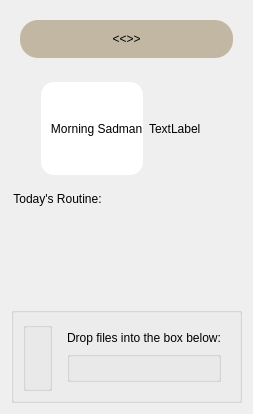
         <widget class="QWidget" name="home_page">
          <layout class="QVBoxLayout" name="verticalLayout_17">
           <item>
            <widget class="QFrame" name="frame">
             <property name="sizePolicy">
              <sizepolicy hsizetype="Preferred" vsizetype="Fixed">
               <horstretch>0</horstretch>
               <verstretch>0</verstretch>
              </sizepolicy>
             </property>
             <property name="minimumSize">
              <size>
               <width>0</width>
               <height>56</height>
              </size>
             </property>
             <property name="styleSheet">
              <string notr="true">border:0px;</string>
             </property>
             <property name="frameShape">
              <enum>QFrame::StyledPanel</enum>
             </property>
             <property name="frameShadow">
              <enum>QFrame::Raised</enum>
             </property>
             <layout class="QVBoxLayout" name="verticalLayout_2">
              <item>
               <widget class="QLabel" name="HomepageTitlebar">
                <property name="styleSheet">
                 <string notr="true">font: 20pt &quot;Segoe UI&quot;;
color:black;
background:rgb(193, 183, 163);
border-radius:18px;</string>
                </property>
                <property name="text">
                 <string>&lt;&lt;&lt;Home&gt;&gt;&gt;</string>
                </property>
                <property name="alignment">
                 <set>Qt::AlignCenter</set>
                </property>
               </widget>
              </item>
             </layout>
            </widget>
           </item>
           <item>
            <widget class="QFrame" name="frame_7">
             <property name="sizePolicy">
              <sizepolicy hsizetype="Preferred" vsizetype="Fixed">
               <horstretch>0</horstretch>
               <verstretch>0</verstretch>
              </sizepolicy>
             </property>
             <property name="minimumSize">
              <size>
               <width>0</width>
               <height>111</height>
              </size>
             </property>
             <property name="styleSheet">
              <string notr="true">border:0px;</string>
             </property>
             <property name="frameShape">
              <enum>QFrame::StyledPanel</enum>
             </property>
             <property name="frameShadow">
              <enum>QFrame::Raised</enum>
             </property>
             <layout class="QHBoxLayout" name="horizontalLayout" stretch="2,6">
              <property name="leftMargin">
               <number>30</number>
              </property>
              <property name="rightMargin">
               <number>30</number>
              </property>
              <item>
               <widget class="QLabel" name="welcome">
                <property name="sizePolicy">
                 <sizepolicy hsizetype="Preferred" vsizetype="Preferred">
                  <horstretch>50</horstretch>
                  <verstretch>0</verstretch>
                 </sizepolicy>
                </property>
                <property name="minimumSize">
                 <size>
                  <width>0</width>
                  <height>0</height>
                 </size>
                </property>
                <property name="styleSheet">
                 <string notr="true">font: 20pt &quot;Segoe UI&quot;;
color:black;
background:rgb(255, 255, 255);
border-radius:13px;</string>
                </property>
                <property name="text">
                 <string>   Morning Sadman</string>
                </property>
                <property name="alignment">
                 <set>Qt::AlignLeading|Qt::AlignLeft|Qt::AlignVCenter</set>
                </property>
               </widget>
              </item>
              <item>
               <widget class="QLabel" name="label">
                <property name="text">
                 <string>TextLabel</string>
                </property>
               </widget>
              </item>
             </layout>
            </widget>
           </item>
           <item>
            <widget class="QGroupBox" name="miniRoutineBox">
             <property name="sizePolicy">
              <sizepolicy hsizetype="Preferred" vsizetype="Fixed">
               <horstretch>0</horstretch>
               <verstretch>0</verstretch>
              </sizepolicy>
             </property>
             <property name="minimumSize">
              <size>
               <width>0</width>
               <height>111</height>
              </size>
             </property>
             <property name="styleSheet">
              <string notr="true">border:0px;</string>
             </property>
             <property name="title">
              <string>Today's Routine:</string>
             </property>
             <layout class="QHBoxLayout" name="horizontalLayout_3">
              <property name="leftMargin">
               <number>0</number>
              </property>
              <property name="topMargin">
               <number>20</number>
              </property>
              <property name="rightMargin">
               <number>0</number>
              </property>
             </layout>
            </widget>
           </item>
           <item>
            <widget class="QGroupBox" name="groupBox_2">
             <property name="sizePolicy">
              <sizepolicy hsizetype="Preferred" vsizetype="Preferred">
               <horstretch>0</horstretch>
               <verstretch>0</verstretch>
              </sizepolicy>
             </property>
             <property name="minimumSize">
              <size>
               <width>0</width>
               <height>0</height>
              </size>
             </property>
             <property name="title">
              <string/>
             </property>
             <layout class="QHBoxLayout" name="horizontalLayout_5" stretch="6,2">
              <item>
               <widget class="QGroupBox" name="groupBox_7">
                <property name="title">
                 <string/>
                </property>
               </widget>
              </item>
              <item>
               <widget class="QWidget" name="widget" native="true">
                <layout class="QVBoxLayout" name="verticalLayout_8" stretch="2,3">
                 <item>
                  <widget class="QLabel" name="label_8">
                   <property name="text">
                    <string>Drop files into the box below:</string>
                   </property>
                  </widget>
                 </item>
                 <item>
                  <widget class="QGroupBox" name="dropArea">
                   <property name="title">
                    <string/>
                   </property>
                  </widget>
                 </item>
                </layout>
               </widget>
              </item>
             </layout>
            </widget>
           </item>
          </layout>
         </widget>
